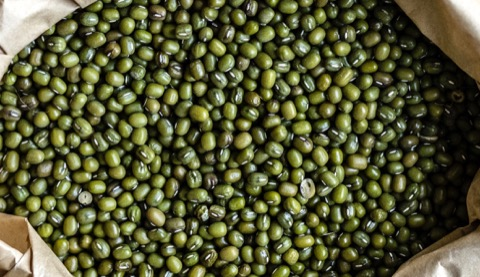
#> input picture cv-2-0/data/task_2/count1.jpg, 480 x 277 px
$ jupyter execute --allow-errors cv-hw-2-1-object-count.ipynb   (shell and % lines are left out)   (older library calls are emulated)
#> lines starting #> are read from the running program, lines starting #| are printed output that depends on the picture; after the words box and inside, x2 and y2 are one past the last pixel; in counts of white or black regions, pixels touching at a corner belong together
# Computer Vision. Homework #2

## Estimate number of objects

[cell 1]
import cv2
import os
import numpy as np
from matplotlib import pyplot as plt
from skimage.feature import peak_local_max
from skimage.morphology import watershed
from skimage import io
from scipy import ndimage
import imutils

[cell 2]
work_dir = os.getcwd()
data_dir = os.path.join(work_dir, 'data')

estimate_obj_img_dir = os.path.join(data_dir, 'task_2')

[cell 3]
estimate_images_list = os.listdir(estimate_obj_img_dir)
estimate_images_path_list = []

for image in estimate_images_list:
    estimate_images_path_list.append(os.path.join(estimate_obj_img_dir, image))

[cell 4]
def read_image_and_show(path, fig_width = 8, fig_heigth = 12, show = False):
#> called with path = 'cv-2-0/data/task_2/count1.jpg', fig_width = 8, fig_heigth = 12, show = False
    img = cv2.imread(path, 0)
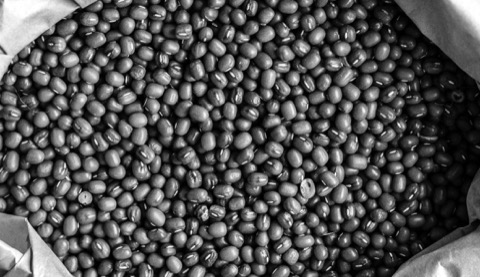
#> img: shape (277, 480); min 0, max 255, mean 81.3

    if(show):
        plt.figure(figsize=(fig_width, fig_heigth))
        plt.imshow(img, cmap='gray')

    return img

[cell 5]
def show_image(img, fig_width = 8, fig_heigth = 12):
    plt.figure(figsize=(fig_width, fig_heigth))
    plt.imshow(img, cmap='gray')

def estimate_obj_on_img(img_path,
                        shift = False,
                        spat_radius = 15,
                        color_radius = 45,
                        blur = False,
                        blur_window_size = 5,
                        blockSize = 65,
                        const = 15,
                        min_distance = 10):
    """
    This function applies several functions from OpenCV package
    in order to estimate the number of objects on the image.

    This function is not a unique solution for all images but rather
    a good approximation with adaptive hyperparameters.

    shift - boolean, whether to apply mean shift to image or not
    NOTE: Mean shift could be applied to 3-channeled images

    spat_radius, color_radius - int, radius of spatial and color windows
    applied to the image

    blur - boolean, whether to apply Gaussian blur on the image or not
    blur_window_size - int, correspond to (blur_window_size, blur_window_size) kernel

    blockSize - int, size of block matrix applied in adaptive threshold
    const - int, value that is subtracted from the mean of the image

    min_distance - int, minimum distance from one cluster to other to
    be separated.
    """


    if(shift):
        image = cv2.imread(img_path)
        image = cv2.pyrMeanShiftFiltering(image, spat_radius, color_radius)
        image = cv2.cvtColor(image, cv2.COLOR_BGR2GRAY)
    else:
        image = read_image_and_show(img_path)

    if(blur):
        image = cv2.GaussianBlur(image, (blur_window_size, blur_window_size), 0)
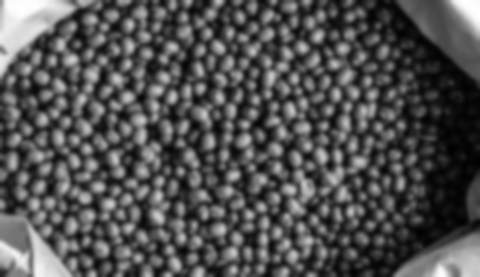
#> image: shape (277, 480); min 1, max 254, mean 81.2

    # Apply adaptive threshold due to picture specific lighting
    thresh =  cv2.adaptiveThreshold(image, 255,
                                    cv2.ADAPTIVE_THRESH_GAUSSIAN_C,
                                    cv2.THRESH_BINARY, blockSize, const)
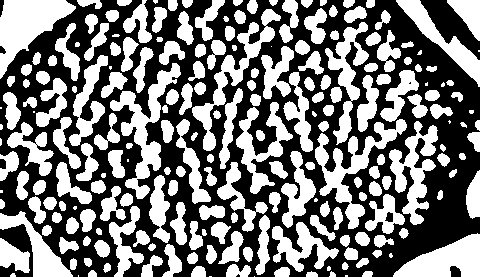
#> thresh: shape (277, 480); 47.5% white; 217 white regions (24 under 20 px), largest, box (x1, y1, x2, y2) and area: (0, 0, 76, 79) 2841, (110, 63, 181, 199) 2608, (315, 119, 407, 229) 2528

    # Euclidean distance and local max search
    edt_dist = ndimage.distance_transform_edt(thresh)
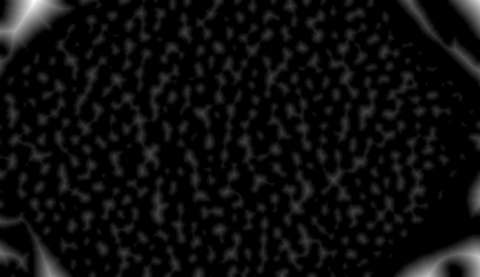
#> edt_dist: shape (277, 480) float64; min 0, max 30.41, mean 1.6; drawn with min black and max white
    local_max = peak_local_max(edt_dist, indices = False,
                               min_distance = min_distance,
                               labels = thresh)
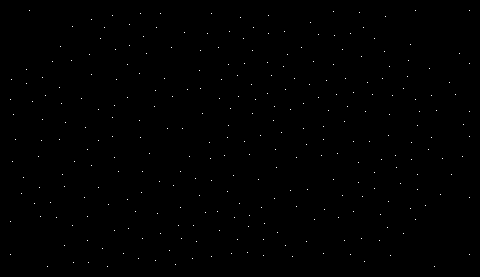
#> local_max: shape (277, 480) bool; 0.22% white in thin lines or dots, all inside (x1, y1, x2, y2) = (10, 10, 470, 267)

    # Connected component analysis and segment searching
    markers = ndimage.label(local_max, structure = np.ones((3, 3)))[0]
#> markers: shape (277, 480) int32; 290 distinct labels, from 0 to 289
    labels = watershed(-edt_dist, markers, mask = thresh)
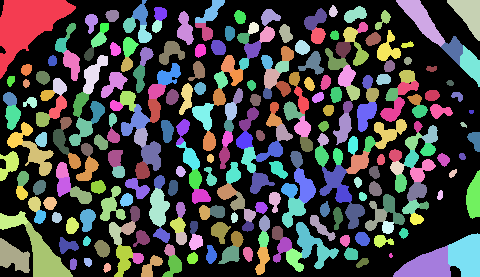
#> labels: shape (277, 480) int32; 290 distinct labels, from 0 to 289; one colour per label, 0 black

    # Add colored segments to the image
    label_hue = np.uint8(179*labels/np.max(labels))
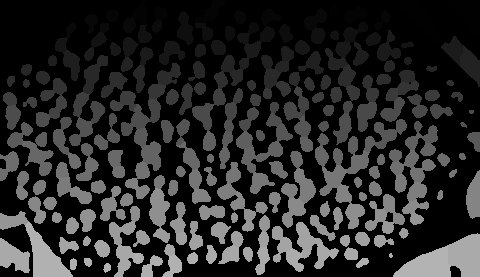
#> label_hue: shape (277, 480); min 0, max 179, mean 40
    blank_ch = 255*np.ones_like(label_hue)
    labeled_img = cv2.merge([label_hue, blank_ch, blank_ch])
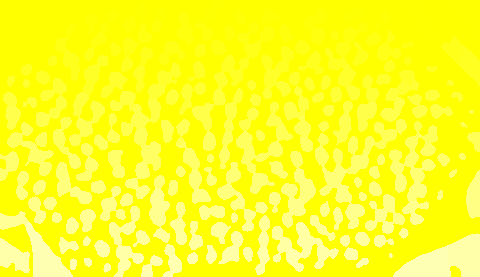
#> labeled_img: shape (277, 480, 3); mean of channels 0, 1, 2 40, 255, 255; drawn as B, G, R

    # Convert image back to BGR to displauy colored segments
    labeled_img = cv2.cvtColor(labeled_img, cv2.COLOR_HSV2BGR)
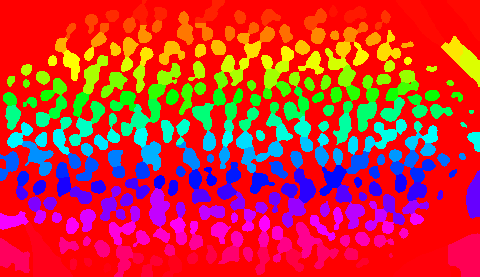
#> labeled_img: shape (277, 480, 3); mean B, G, R 54.4, 50.3, 203

    # Set background to black color
    labeled_img[label_hue == 0] = 0
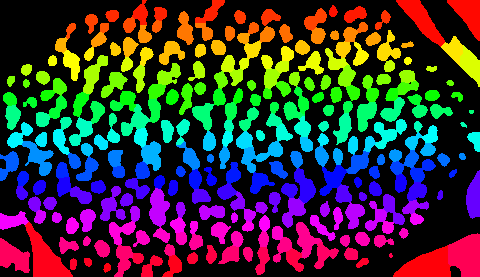
#> labeled_img: shape (277, 480, 3); mean B, G, R 54.4, 50.3, 57.1

    show_image(image, 5, 7)
    show_image(labeled_img, 5, 7)
    print("[INFO] {} unique segments found".format(len(np.unique(labels)) - 1))
#| [INFO] 289 unique segments found
